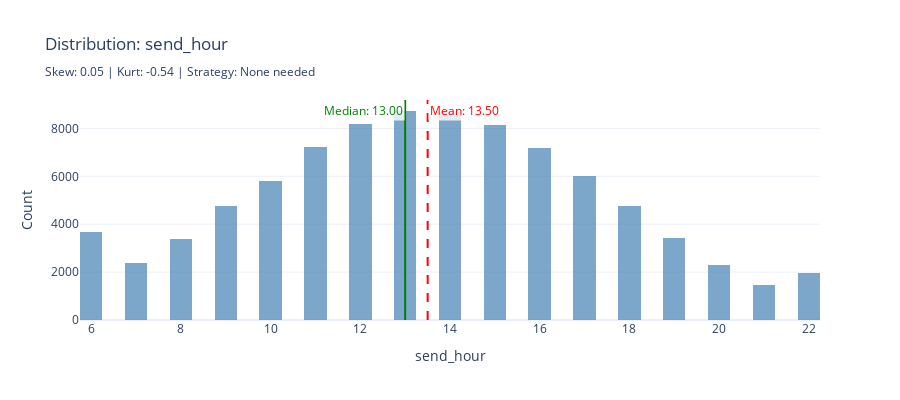
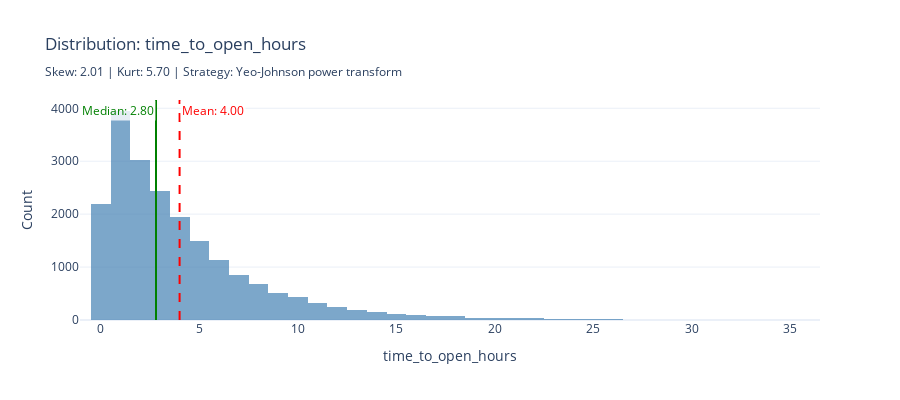

Notebook code cell kept with these figures, in order:
### Code cell
# Per-column distribution visualizations with transformation recommendations
for col_name in numeric_cols:
    analysis = analyses.get(col_name)
    rec = recommendations.get(col_name)
    if not analysis:
        continue
    
    data = df[col_name].dropna()
    fig = go.Figure()
    
    fig.add_trace(go.Histogram(x=data, nbinsx=50, name='Distribution',
                                marker_color='steelblue', opacity=0.7))
    
    mean_val = data.mean()
    median_val = data.median()
    
    # Position labels on opposite sides to avoid overlap
    mean_position = "top right" if mean_val >= median_val else "top left"
    median_position = "top left" if mean_val >= median_val else "top right"
    
    fig.add_vline(
        x=mean_val, line_dash="dash", line_color="red",
        annotation_text=f"Mean: {mean_val:.2f}",
        annotation_position=mean_position,
        annotation_font_color="red",
        annotation_bgcolor="rgba(255,255,255,0.8)"
    )
    
    fig.add_vline(
        x=median_val, line_dash="solid", line_color="green",
        annotation_text=f"Median: {median_val:.2f}",
        annotation_position=median_position,
        annotation_font_color="green",
        annotation_bgcolor="rgba(255,255,255,0.8)"
    )
    
    # Add 99th percentile marker if there are outliers
    if analysis.outlier_percentage > 5:
        fig.add_vline(x=analysis.percentiles['p99'], line_dash="dot", line_color="orange",
                      annotation_text=f"99th: {analysis.percentiles['p99']:.2f}",
                      annotation_position="top right",
                      annotation_font_color="orange",
                      annotation_bgcolor="rgba(255,255,255,0.8)")
    
    transform_key = rec.recommended_transform.value if rec else "none"
    transform_label = TRANSFORM_DISPLAY_NAMES.get(transform_key, transform_key)
    fig.update_layout(
        title=f"Distribution: {col_name}<br><sub>Skew: {analysis.skewness:.2f} | Kurt: {analysis.kurtosis:.2f} | Strategy: {transform_label}</sub>",
        xaxis_title=col_name,
        yaxis_title="Count",
        template='plotly_white',
        height=400
    )
    display_figure(fig)

### Figure 1 — Plotly figure (JSON) as saved in the notebook; plotly's stock layout.template omitted (floating-point values rounded to 4 significant figures; data arrays with more than 128 entries replaced by an {"elided": "..."} marker saying what was removed)
{"data": [{"marker": {"color": "steelblue"}, "name": "Distribution", "nbinsx": 50, "opacity": 0.7, "type": "histogram", "x": {"elided": "87982 int values"}}], "layout": {"annotations": [{"bgcolor": "rgba(255,255,255,0.8)", "font": {"color": "red"}, "showarrow": false, "text": "Mean: 13.50", "x": 13.5, "xanchor": "left", "xref": "x", "y": 1, "yanchor": "top", "yref": "y domain"}, {"bgcolor": "rgba(255,255,255,0.8)", "font": {"color": "green"}, "showarrow": false, "text": "Median: 13.00", "x": 13, "xanchor": "right", "xref": "x", "y": 1, "yanchor": "top", "yref": "y domain"}], "height": 400, "shapes": [{"line": {"color": "red", "dash": "dash"}, "type": "line", "x0": 13.5, "x1": 13.5, "xref": "x", "y0": 0, "y1": 1, "yref": "y domain"}, {"line": {"color": "green", "dash": "solid"}, "type": "line", "x0": 13, "x1": 13, "xref": "x", "y0": 0, "y1": 1, "yref": "y domain"}], "title": {"text": "Distribution: send_hour<br><sub>Skew: 0.05 | Kurt: -0.54 | Strategy: None needed</sub>"}, "xaxis": {"title": {"text": "send_hour"}}, "yaxis": {"title": {"text": "Count"}}}}

### Figure 2 — Plotly figure (JSON) as saved in the notebook; plotly's stock layout.template omitted (floating-point values rounded to 4 significant figures; data arrays with more than 128 entries replaced by an {"elided": "..."} marker saying what was removed)
{"data": [{"marker": {"color": "steelblue"}, "name": "Distribution", "nbinsx": 50, "opacity": 0.7, "type": "histogram", "x": {"elided": "20131 float values"}}], "layout": {"annotations": [{"bgcolor": "rgba(255,255,255,0.8)", "font": {"color": "red"}, "showarrow": false, "text": "Mean: 4.00", "x": 3.997, "xanchor": "left", "xref": "x", "y": 1, "yanchor": "top", "yref": "y domain"}, {"bgcolor": "rgba(255,255,255,0.8)", "font": {"color": "green"}, "showarrow": false, "text": "Median: 2.80", "x": 2.8, "xanchor": "right", "xref": "x", "y": 1, "yanchor": "top", "yref": "y domain"}], "height": 400, "shapes": [{"line": {"color": "red", "dash": "dash"}, "type": "line", "x0": 3.997, "x1": 3.997, "xref": "x", "y0": 0, "y1": 1, "yref": "y domain"}, {"line": {"color": "green", "dash": "solid"}, "type": "line", "x0": 2.8, "x1": 2.8, "xref": "x", "y0": 0, "y1": 1, "yref": "y domain"}], "title": {"text": "Distribution: time_to_open_hours<br><sub>Skew: 2.01 | Kurt: 5.70 | Strategy: Yeo-Johnson power transform</sub>"}, "xaxis": {"title": {"text": "time_to_open_hours"}}, "yaxis": {"title": {"text": "Count"}}}}
